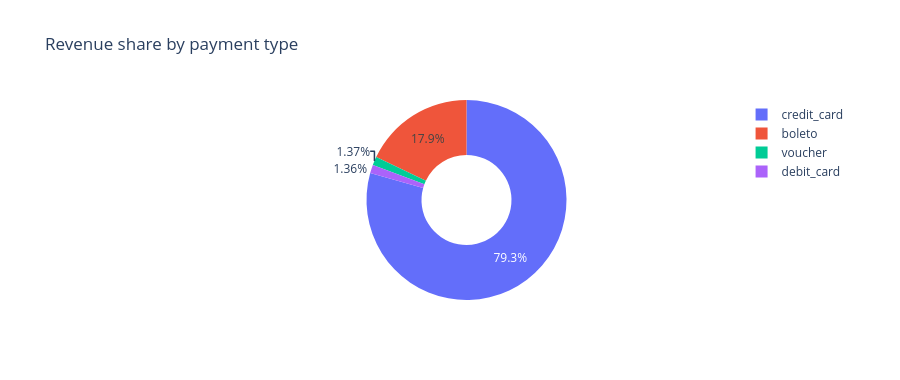

The notebook cell this image was saved under:
### Markdown cell above
## Q5. Payment behaviour

### Code cell
chart_payment_breakdown(df).show()

### Figure 1 — Plotly figure (JSON) as saved in the notebook; plotly's stock layout.template omitted (floating-point values rounded to 4 significant figures)
{"data": [{"domain": {"x": [0, 1], "y": [0, 1]}, "hole": 0.45, "hovertemplate": "payment_type=%{label}<br>revenue=%{value}<extra></extra>", "labels": ["boleto", "credit_card", "debit_card", "voucher"], "legendgroup": "", "name": "", "showlegend": true, "type": "pie", "values": [2842000.0, 12570000.0, 215100.0, 216600.0]}], "layout": {"height": 380, "legend": {"tracegroupgap": 0}, "title": {"text": "Revenue share by payment type"}}}
